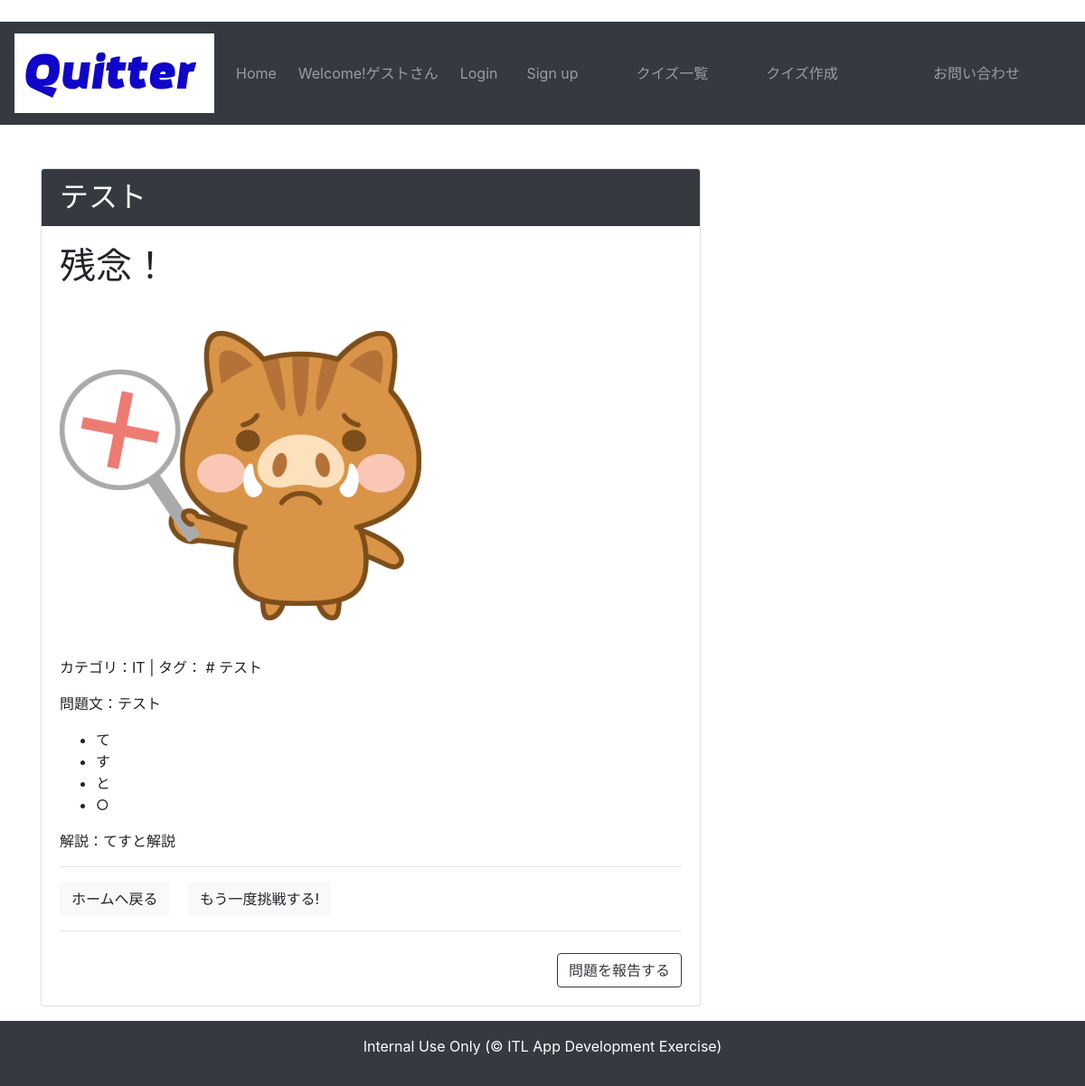
Before: /quiz/result/12 with the older database file.
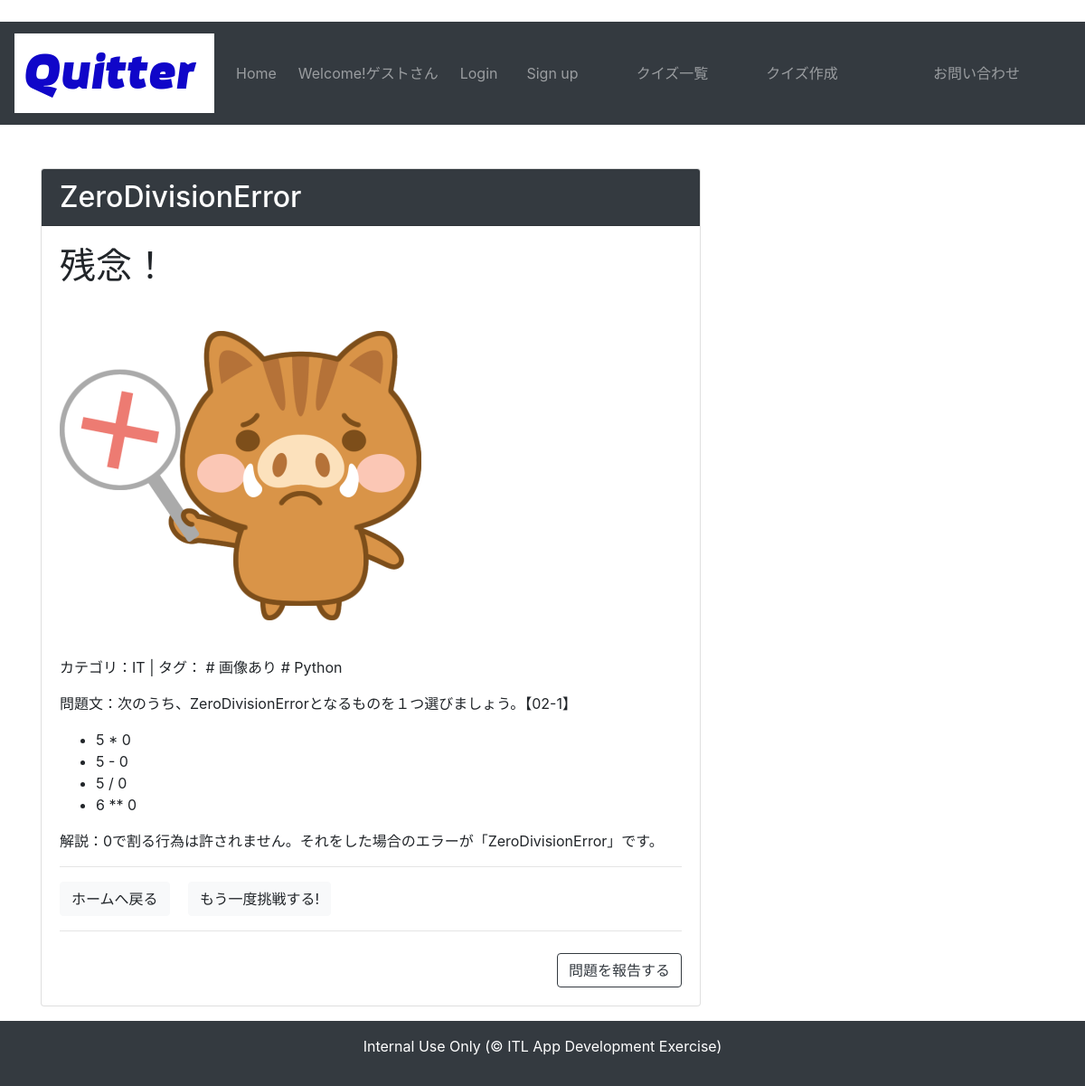
After: the same page with the newer database file.
### quiz/models.py (models this page shows, shortened)
class Quiz(models.Model):
    QUIZ_CHOICES = (
        ('a', 'a'), ('b', 'b'), ('c', 'c'), ('d', 'd')
        )
    author = models.ForeignKey(User,verbose_name='作成者',on_delete=models.CASCADE)
    title = models.CharField('タイトル', max_length=255)
    text = models.TextField('問題文')
    image = models.ImageField('画像', upload_to='img', blank=True, null=True)
    category = models.ForeignKey(Category, verbose_name='カテゴリ', blank=False, on_delete=models.PROTECT)
    tag = models.ManyToManyField(Tag, verbose_name='タグ', blank=True)
    choice_a = models.CharField('選択肢a', max_length=255)
    choice_b = models.CharField('選択肢b', max_length=255)
    choice_c = models.CharField('選択肢c', max_length=255)
    choice_d = models.CharField('選択肢d', max_length=255)
    correct_answer = models.CharField('正解', choices=QUIZ_CHOICES, max_length=1)
    explanation = models.TextField('解説', blank=True)
    created_at = models.DateTimeField('問題更新日', default=timezone.now)

class Tag(models.Model):
    name = models.CharField('タグ名', max_length=255)
    def __str__(self):
        return self.name

class Category(models.Model):
    name = models.CharField('カテゴリ名', max_length=255)
    def __str__(self):
        return self.name

### quiz/views.py (the view)
# urls.py: path('result/<int:quiz_pk>', views.result, name='result'),
def result(request, quiz_pk):
    quiz = get_object_or_404(Quiz, pk=quiz_pk)
    context = {'quiz': quiz}
    return render(request, 'quiz/result.html', context)

### quiz/context_processors.py (called while the page is built)
def common(request):
    context = {
        'category_list':Category.objects.all(),
        'tag_list':Tag.objects.all()
    }
    return context

### templates/quiz/result.html (shortened to what this page needs)
{% extends 'base.html' %}
{% load static %}
{% block content %}
<div class="card mb-3">
<h2 class="card-header bg-dark text-white">{{quiz.title}}</h2>
    <div class="card-body">
        {% if is_correct %}
            <h1>大正解！</h1>
            <img src="{% static 'img/correct.png' %}" alt="correct"><br>
        {% else %}
            <h1>残念！</h1>
            <img src="{% static 'img/not_correct.png' %}" alt="not correct"><br>
        {% endif %}
        <p>カテゴリ：{{ quiz.category }} | タグ：{% for tag in quiz.tag.all %} # {{ tag }}{% endfor %}</p>
        <p>問題文：{{ quiz.text|linebreaksbr }}</p>
        <ul>
            <li>{{ quiz.choice_a }}</li>
            <li>{{ quiz.choice_b }}</li>
            <li>{{ quiz.choice_c }}</li>
            <li>{{ quiz.choice_d }}</li>
        </ul>
        <p>解説：{{ quiz.explanation }}</p>
        <hr>
        <a class="btn btn-light" href="{% url 'quiz:index' %}">ホームへ戻る</a>
        {% if not is_correct %}
            <a class="btn btn-light ml-3" href="{% url 'quiz:detail' quiz.pk %}">もう一度挑戦する!</a>
        {% endif %}
        <hr>
        <a class="btn btn-outline-dark mt-2 float-right" href="{% url 'quiz:report' quiz.pk %}">問題を報告する</a>
    </div>
</div>
{% endblock content %}

Changed rows visible on the page:
no longer on this page (row unchanged): Tag: name "テスト"
changed Quiz "IT": title "テスト" → "ZeroDivisionError"; text "テスト" → "次のうち、ZeroDivisionErrorとなるものを１つ選びましょう。【02-1】"; choice_a "て" → "5 * 0"; choice_b "す" → "5 - 0"; choice_c "と" → "5 / 0"; choice_d "○" → "6 ** 0"; explanation "てすと解説" → "0で割る行為は許されません。それをした場合のエラーが「ZeroDivisionError」です。"
now on this page (row unchanged): Tag: name "画像あり"
added Tag: name "Python"
